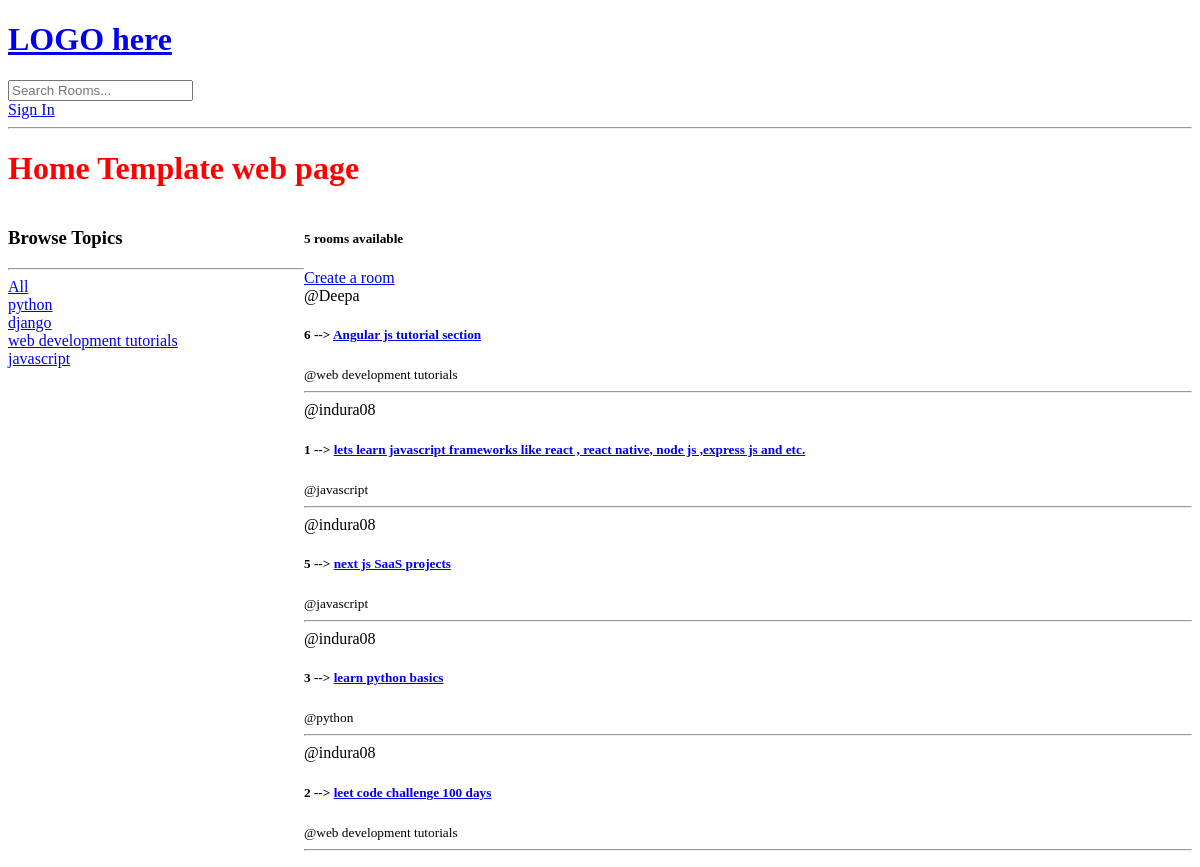
Before: / with the older database file.
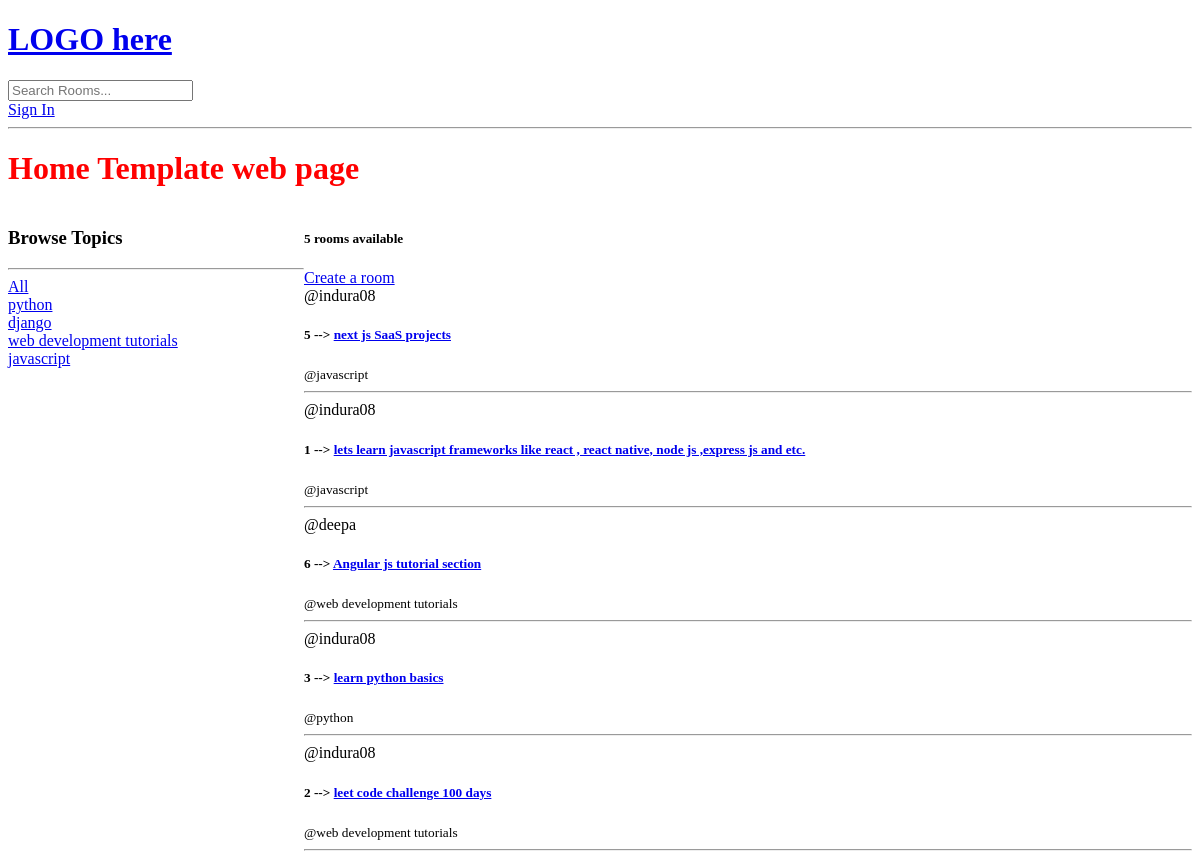
After: the same page with the newer database file.
### base/models.py (models this page shows, shortened)
class Topic(models.Model):
    name = models.CharField(max_length=200)

class Rooms(models.Model):
    host = models.ForeignKey(User, on_delete=models.SET_NULL, null=True)
    topic = models.ForeignKey(Topic, on_delete=models.SET_NULL, null=True)
    name = models.CharField(max_length=200)
    description = models.TextField(null=True, blank=True) #  mthan blank true kiyl kiynne forms wala description kiyl thibboth fomr sambndwa eka his wa thiyenna puluwan kiyna eki
    updated = models.DateTimeField(auto_now=True)
    created = models.DateTimeField(auto_now_add=True)
    class Meta:
        ordering = ['-updated' , '-created'] #me class ekn krnne aluthin add una rooms aluthin ad una piliwelat web page eka pennana eki, meket '-' lakuna updated and created variable issrahin daala thiynne eki , eke theruma aluthin add una piliwela kiyna eki , e ira nattnm mulin add una piliwelat thami web page eke dis wenne

### base/views.py (the view)
# urls.py: path('', views.home, name='home'),
def home(request):
        q = request.GET.get('q') if request.GET.get('q') != None else ''
        rooms = Rooms.objects.filter(Q(topic__name__icontains=q) | Q(name__icontains=q) | Q(description__icontains=q)) #Rooms.objects.all()meken rooms  table ekt jhdpu okkoma record rooms kiyna variable eke save wenwa
        topics = Topic.objects.all()
        room_count = rooms.count()
        return render(request, 'base/home.html' , {'rooms': rooms, 'topics' : topics , 'room_count': room_count})

### base/templates/base/home.html (shortened to what this page needs)
<!DOCTYPE html>
<html lang="en">
<head>
</head>
<body>
    {% include 'navbar.html' %}
    <h1><font color = "red">Home Template web page</font></h1>
    <div class = "home-container">
        <div>
            <h3>Browse Topics</h3>
            <hr>
            <div>
                <a href = "{% url 'home' %}">All</a>
            </div>
            {%for topic in topics %}
            <div>
                <a href = "{% url 'home' %}?q={{topic.name}}">{{topic.name}}</a>
            </div>
            {% endfor %}
        </div>
        <div>
            <h5>{{room_count}} rooms available</h5>
            <a href = "{% url 'createRoom' %}">Create a room</a>
            {% for room in rooms %}
            <div>
                <span>@{{ room.host.username}}</span>
                <h5>{{ room.id }} --> <a href = "{% url 'room' room.id %}">{{room.name}}</a></h5>
                <small>@{{room.topic.name}}</small>
                <hr>
            </div>
            {% endfor %}
        </div>
    </div>
</body>
</html>

### templates/navbar.html (shortened to what this page needs)
<!DOCTYPE html>
<html lang="en">
<head>
</head>
<body>
    <a href = "/">
        <h1>LOGO here</h1>
    </a>
    <form method = "GET" action = "{% url 'home' %}">
        <input type = "text" name = "q" placeholder = "Search Rooms..."/>
    </form>
    {% if request.user.is_authenticated %}
    <a href = "{% url 'logout' %}">Logout</a>
    <p>hello! {{request.user}}</p>
    {% else %}
    <a href="{% url 'login'%}">Sign In</a>
    {% endif %}
    <hr>
</body>
</html>

### base/templates/base/home.html (style rules this page uses)
.home-container { display: grid; grid-template-columns: 1fr 3fr; }

Changed rows visible on the page:
changed Rooms "next js SaaS projects": moves up the list
changed Rooms id 1: moves down the list
changed Rooms "Angular js tutorial section": host.username "Deepa" → "deepa"
